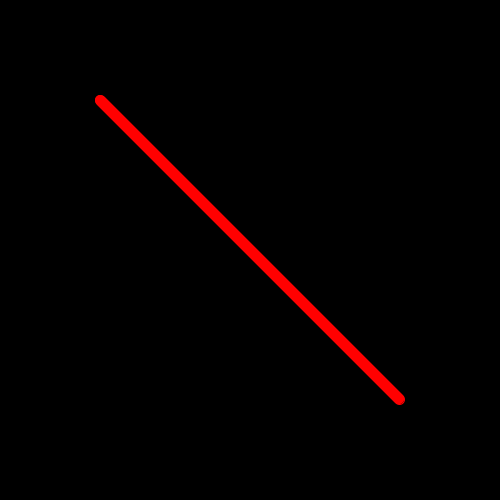
Frame 1 (no input)
Frame 60 (the mouse pressed at the canvas centre just before this capture): identical to frame 1, image omitted
Frame 120 (the mouse held since frame 60 and released just before this capture): identical to frame 1, image omitted

The Processing sketch that drew this single still picture (run headless with seeded random() and noise(); from frame 60 on, the mouse is pressed at the canvas centre):

// Processing sketch: Magic_Worms
// ── Magic_Worms.pde
float x=100;
float y=100;
void draw(){

}
void setup(){
  size(500, 500);;
    background(0, 0, 0);
      for(int i=0;i<300;i++){
    fill(255,0,0);
    stroke(255,0,0);
    ellipse(x,y,10,10);
    x++;
    y++;
  }
}
